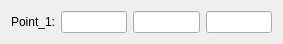
<?xml version="1.0" encoding="UTF-8"?>
<ui version="4.0">
 <class>Form</class>
 <widget class="QWidget" name="Form">
  <property name="geometry">
   <rect>
    <x>0</x>
    <y>0</y>
    <width>283</width>
    <height>40</height>
   </rect>
  </property>
  <property name="windowTitle">
   <string>Form</string>
  </property>
  <layout class="QVBoxLayout" name="verticalLayout">
   <item>
    <layout class="QGridLayout" name="gridLayout_2">
     <property name="sizeConstraint">
      <enum>QLayout::SetFixedSize</enum>
     </property>
     <item row="0" column="3">
      <widget class="QLineEdit" name="lineEdit_3"/>
     </item>
     <item row="0" column="2">
      <widget class="QLineEdit" name="lineEdit_2"/>
     </item>
     <item row="0" column="0">
      <widget class="QLabel" name="label_10">
       <property name="text">
        <string>Point_1:</string>
       </property>
      </widget>
     </item>
     <item row="0" column="1">
      <widget class="QLineEdit" name="lineEdit"/>
     </item>
    </layout>
   </item>
  </layout>
 </widget>
 <resources/>
 <connections/>
</ui>
